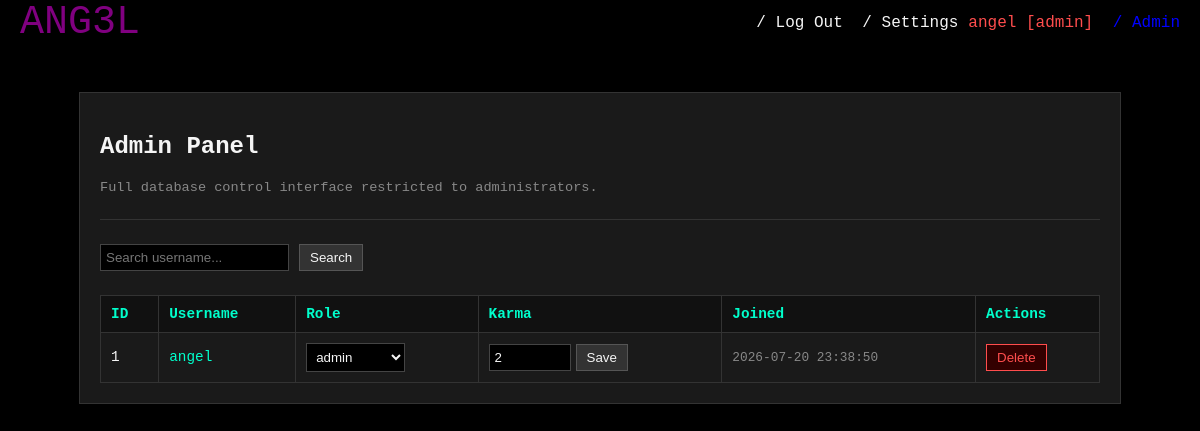
The page /admin.php (signed in) on the database as committed earlier.
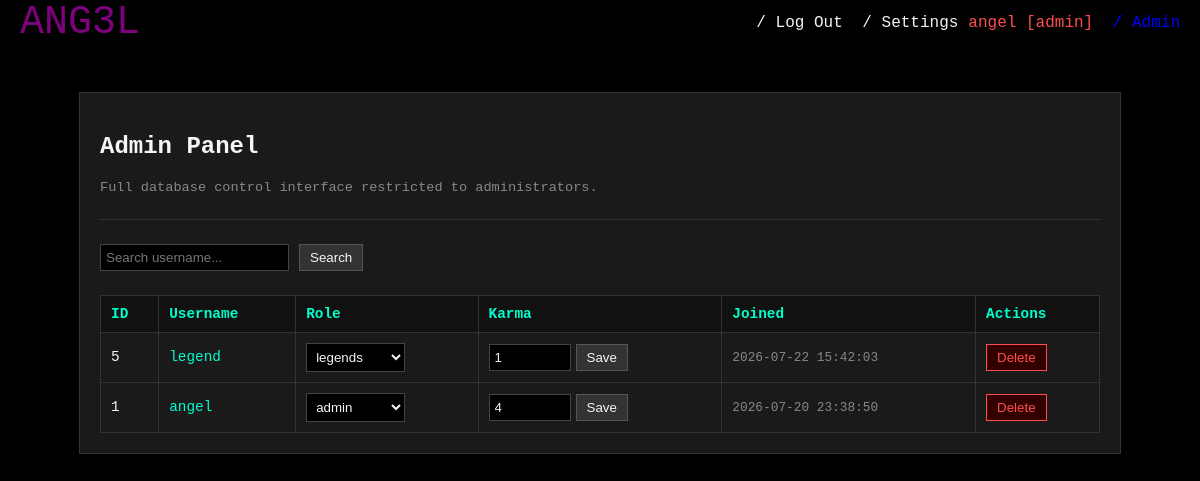
The same page on the database as committed later.
### tables this page shows
CREATE TABLE users (
    id INTEGER PRIMARY KEY AUTOINCREMENT,
    username TEXT UNIQUE NOT NULL,
    password_hash TEXT NOT NULL,
    is_admin INTEGER DEFAULT 0,
    created_at DATETIME DEFAULT CURRENT_TIMESTAMP
, role TEXT DEFAULT 'member', karma INTEGER DEFAULT 0);

### public/admin.php (the view, shortened to what this page needs)
<?php
require_once __DIR__ . '/../db.php';
$search = trim($_GET['search'] ?? '');
if (!empty($search)) {
    $stmt = $db->prepare("SELECT id, username, role, karma, created_at FROM users WHERE username LIKE ? ORDER BY id DESC");
    $stmt->execute(['%' . $search . '%']);
} else {
    $stmt = $db->query("SELECT id, username, role, karma, created_at FROM users ORDER BY id DESC LIMIT 50");
}
$users = $stmt->fetchAll(PDO::FETCH_ASSOC);
?>
<!DOCTYPE html>
<html>
<head>
    <link rel="stylesheet" type="text/css" href="/css/header.css">
    <link rel="stylesheet" type="text/css" href="/css/admin.css">
</head>
<body>
    <?php include __DIR__ . '/../includes/header.php'; ?>
    <div class="container">
        <h2>Admin Panel</h2>
        <p style="color: #888; font-size: 0.85rem;">Full database control interface restricted to administrators.</p>
        <hr style="border: 0; border-top: 1px solid #333; margin: 1.5rem 0;">
        <form class="search-box" method="GET" action="admin.php">
            <input type="text" name="search" placeholder="Search username..." value="<?php echo htmlspecialchars($search, ENT_QUOTES, 'UTF-8'); ?>">
            <button type="submit">Search</button>
        </form>
        <table>
            <thead>
                <tr>
                    <th>ID</th>
                    <th>Username</th>
                    <th>Role</th>
                    <th>Karma</th>
                    <th>Joined</th>
                    <th>Actions</th>
                </tr>
            </thead>
            <tbody>
                <?php if (empty($users)): ?>
                    <tr><td colspan="6" style="text-align: center; color: gray;">No users found.</td></tr>
                <?php else: ?>
                    <?php foreach ($users as $u): ?>
                        <tr>
                            <td><?php echo $u['id']; ?></td>
                            <td><a href="/u/<?php echo htmlspecialchars($u['username'], ENT_QUOTES, 'UTF-8'); ?>" style="color: #00ffcc; text-decoration: none;"><?php echo htmlspecialchars($u['username'], ENT_QUOTES, 'UTF-8'); ?></a></td>
                            <td>
                                <form action="admin.php" method="POST" style="display:inline;">
                                    <select name="role" onchange="this.form.submit()">
                                        <option value="legends" <?php if($u['role']=='legends') echo 'selected'; ?>>legends</option>
                                        <option value="admin" <?php if($u['role']=='admin') echo 'selected'; ?>>admin</option>
                                    </select>
                                </form>
                            </td>
                            <td>
                                <form action="admin.php" method="POST" style="display:inline; display:flex; gap:5px;">
                                    <input type="number" name="karma" value="<?php echo $u['karma']; ?>" style="width: 70px;">
                                    <button type="submit">Save</button>
                                </form>
                            </td>
                            <td style="color: #888; font-size: 0.8rem;"><?php echo $u['created_at']; ?></td>
                            <td>
                                <form action="admin.php" method="POST" onsubmit="return confirm('Are you sure you want to delete user <?php echo htmlspecialchars($u['username'], ENT_QUOTES, 'UTF-8'); ?>?');" style="display:inline;">
                                    <button type="submit" class="btn-danger">Delete</button>
                                </form>
                            </td>
                        </tr>
                    <?php endforeach; ?>
                <?php endif; ?>
            </tbody>
        </table>
    </div>
</body>
</html>

Rows that differ between the two databases and show on the page:
added users: id "5", username "legend", role "legends", karma "1", created_at "2026-07-22 15:42:03"
changed users "angel": karma "2" → "4"
